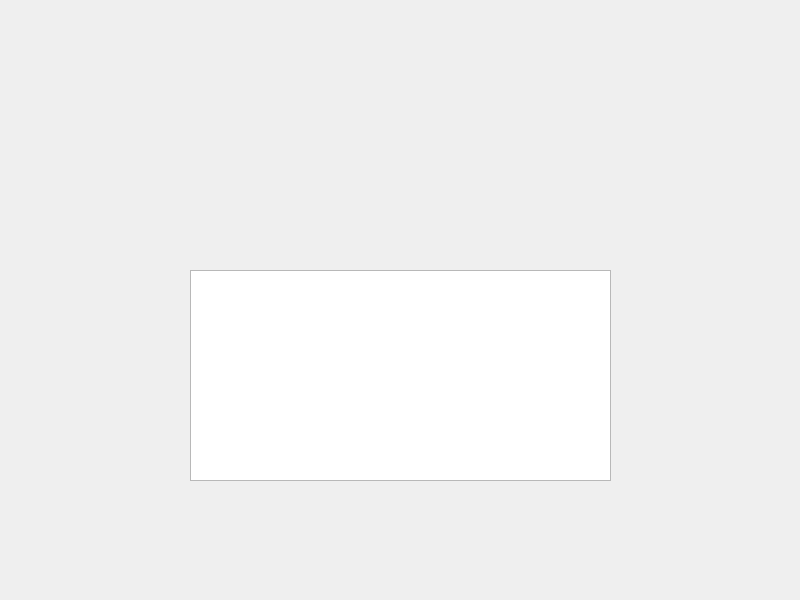
<?xml version="1.0" encoding="UTF-8"?>
<ui version="4.0">
 <class>Widget</class>
 <widget class="QWidget" name="Widget">
  <property name="geometry">
   <rect>
    <x>0</x>
    <y>0</y>
    <width>800</width>
    <height>600</height>
   </rect>
  </property>
  <property name="windowTitle">
   <string>Widget</string>
  </property>
  <widget class="QTextEdit" name="textEdit">
   <property name="geometry">
    <rect>
     <x>190</x>
     <y>270</y>
     <width>421</width>
     <height>211</height>
    </rect>
   </property>
  </widget>
  <widget class="QLabel" name="label">
   <property name="geometry">
    <rect>
     <x>190</x>
     <y>110</y>
     <width>421</width>
     <height>121</height>
    </rect>
   </property>
   <property name="text">
    <string/>
   </property>
  </widget>
 </widget>
 <resources/>
 <connections/>
</ui>
